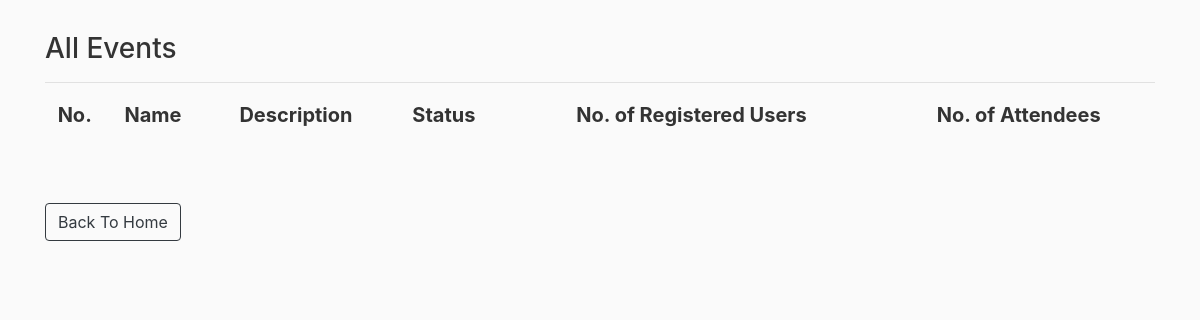
Before: /view_events (signed in) with the older database file.
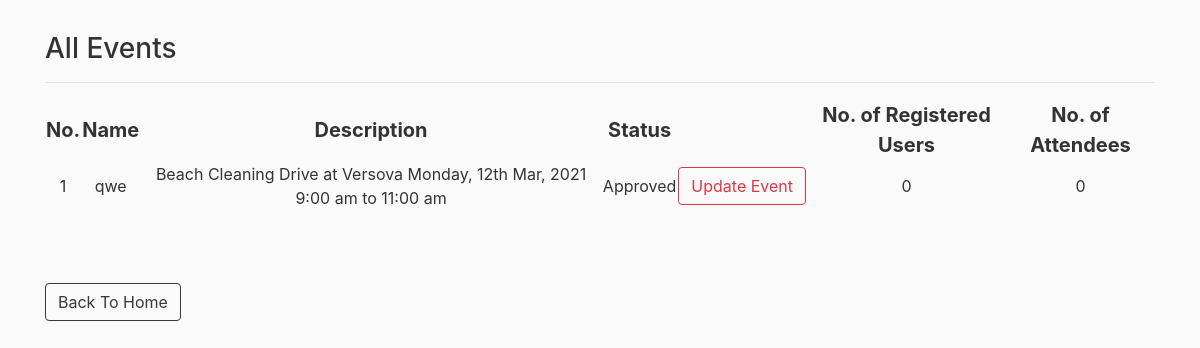
After: the same page with the newer database file.
### rbac/models.py (models this page shows)
class Event(db.Model):
    id = db.Column(db.Integer, primary_key=True)
    name = db.Column(db.String(50), unique=True)
    description = db.Column(db.String(200), unique=True, nullable=False)
    event_date = db.Column(db.DateTime, index=True, default=datetime.utcnow)
    status = db.Column(db.String(20), nullable=False, default=False) #0=not approved; 1=approved; 2=done
    users_attended = relationship("User", secondary="attendance") #event.users_attended
    users_registered = relationship("User", secondary="registration") #event.users_registered

### rbac/routes.py (the view)
@app.route('/view_events')
def view_events():
    role = get_role(current_user)
    events = Event.query.filter_by(status='1')
    return render_template('view_events.html',role=role,events=events)

### rbac/models.py (called while the page is built)
@login_manager.user_loader
def load_user(user_id):
    return User.query.get(int(user_id))

### rbac/templates/view_events.html (shortened to what this page needs)
{% extends "layout.html" %}
{% block content %}
<h3>All Events</h3>
    <table style="width: 100%; text-align: center;">
        <tr style="font-size: 20px;">
                <th>No.</th>
                <th>Name</th>
                <th>Description</th>
                <th>Status</th>
                <th></th>
                <th>No. of Registered Users</th>
                <th>No. of Attendees</th>
        </tr>
        <hr>
        {% for event in events %}
            <tr>
                <td>{{ loop.index }}</td>
                <td>{{ event.name }}</td>
                <td>{{ event.description }}</td>
                <td>
                    {% if event.status == '1' %}
                        Approved
                    {% elif event.status == '0' %}
                        Not Approved
                    {% elif event.status == '2' %}
                        Changes Needed
                    {% endif %}
                </td>
                <td><a href="{{ url_for('update_event',id=event.id) }}" class="btn btn-outline-danger" >Update Event</a></td>
                <td>{{event.users_registered|length}}</td>
                <td>{{event.users_attended|length}}</td>
            </tr>
        {% endfor %}
    </table>
<br><br><br>
<a href="{{ url_for('home') }}" class="btn btn-outline-dark" >Back To Home</a>
{% endblock content %}

Changed rows visible on the page:
now on this page (row edited): Event: name "qwe", description "Beach Cleaning Drive at Versova Monday, 12th Mar, 2021 9:00 am to 11:00 am", status "Approved", users_registered|length "0", users_attended|length "0"
